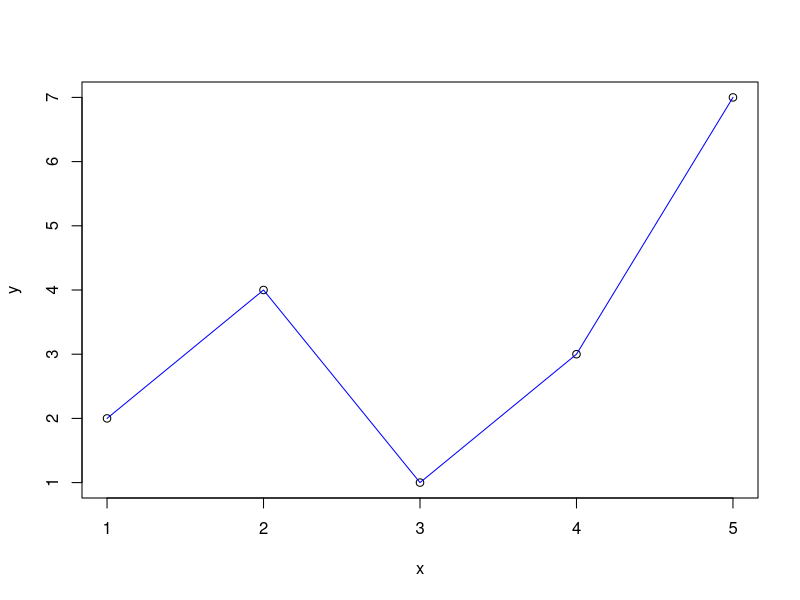
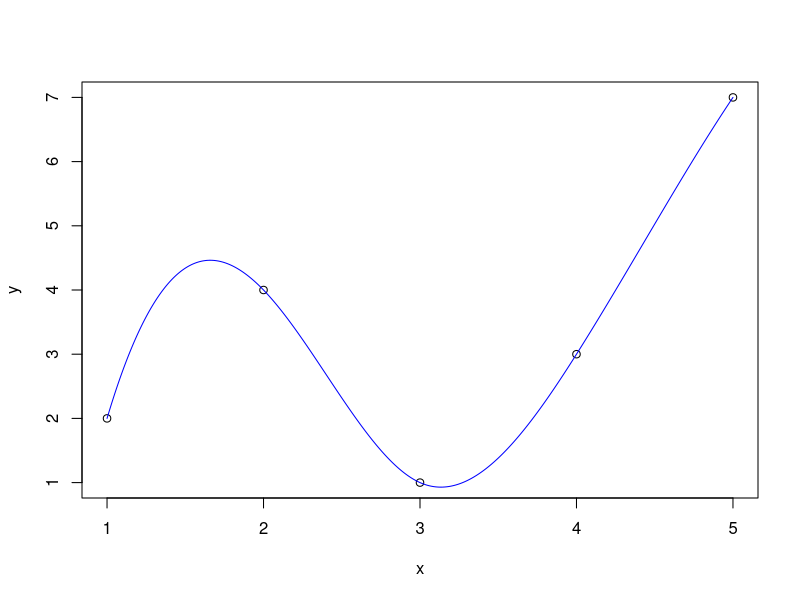

Generate these figures, in order, with R:
set.seed(42)

# Linear Interpolation
x <- c(1, 2, 3, 4, 5)
y <- c(2, 4, 1, 3, 7)
interpolated <- approx(x, y, xout = seq(1, 5, .1))
plot(x, y)
lines(interpolated, col="blue")

# Cubic Spline Interpolation
interpolated <- spline(x, y, xout = seq(1, 5, .01))
plot(x, y)
lines(interpolated, col="blue")